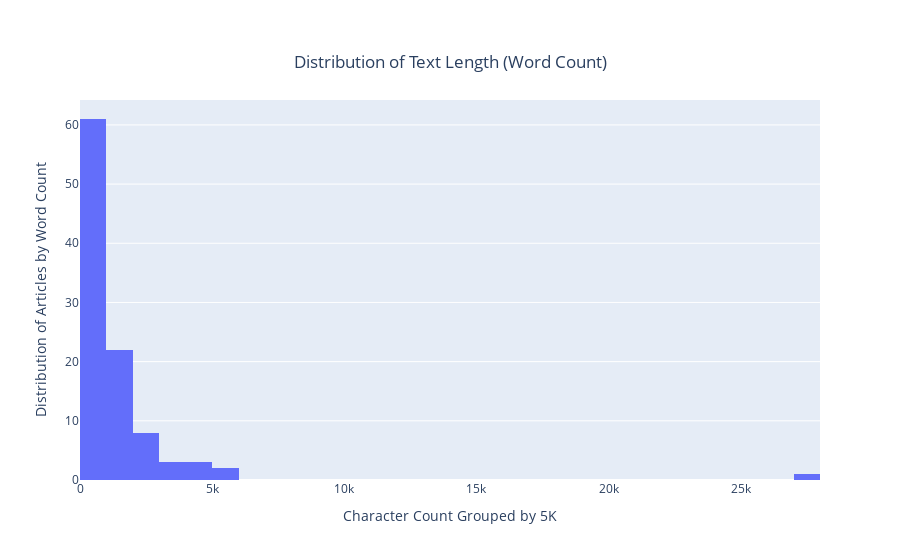

Notebook code for this chart:
### Markdown cell above
### Character Count Takeaways

+ There is only one article that has over 50K characters
+ 86% of articles fall under 20K articles 

### Next

+ This is useful information, but there is more that is needed to explore
+ Understanding average words per article, as well as unique words is needed

### Code cell
# creating a histogram using plotly to visualize character count
fig = px.histogram( x = train_df["word count"],                    # passing character count on the x-axis
                   title = "Distribution of Text Length (Word Count)",     # editing the title of the graph
                   height = 600,                                              # adjusting height
                   labels = dict(x = "Character Count Grouped by 5K"))       # adding a label to the x-axis

fig.update_yaxes(title_text = "Distribution of Articles by Word Count")  # editing the y-axis title

fig.update_layout(title = {'y' : 0.9, 'x' : 0.5})  # ensuring that the title is centred

### Figure 1 — Plotly figure (JSON) as saved in the notebook; plotly's stock layout.template omitted (floating-point values rounded to 4 significant figures)
{"data": [{"alignmentgroup": "True", "bingroup": "x", "hovertemplate": "Character Count Grouped by 5K=%{x}<br>count=%{y}<extra></extra>", "legendgroup": "", "marker": {"color": "#636efa", "pattern": {"shape": ""}}, "name": "", "offsetgroup": "", "orientation": "v", "showlegend": false, "type": "histogram", "x": [960, 2742, 1062, 414, 434, 240, 263, 147, 194, 250, 246, 987, 811, 811, 523, 523, 912, 977, 928, 470, 3330, 5061, 743, 924, 829, 1544, 1247, 2391, 2892, 793, 1334, 4182, 790, 1334, 4131, 405, 911, 464, 3534, 570, 1038, 862, 467, 633, 948, 441, 3483, 5174, 966, 282, 331, 279, 639, 639, 307, 282, 1836, 1734, 769, 4157, 797, 1485, 1250, 1877, 811, 305, 670, 693, 1518, 1458, 1706, 1299, 832, 282, 1717, 851, 2088, 1305, 2305, 1048, 698, 828, 575, 1473, 570, 457, 734, 734, 523, 523, 2232, 541, 838, 2432, 2470, 27209, 835, 1613, 1882, 1042], "xaxis": "x", "yaxis": "y"}], "layout": {"autosize": true, "barmode": "relative", "legend": {"tracegroupgap": 0}, "title": {"text": "Distribution of Text Length (Word Count)", "x": 0.5, "y": 0.9}, "xaxis": {"anchor": "y", "autorange": true, "domain": [0, 1], "range": [-0.5, 28000.0], "title": {"text": "Character Count Grouped by 5K"}, "type": "linear"}, "yaxis": {"anchor": "x", "autorange": true, "domain": [0, 1], "range": [0, 64.21], "title": {"text": "Distribution of Articles by Word Count"}}}}
